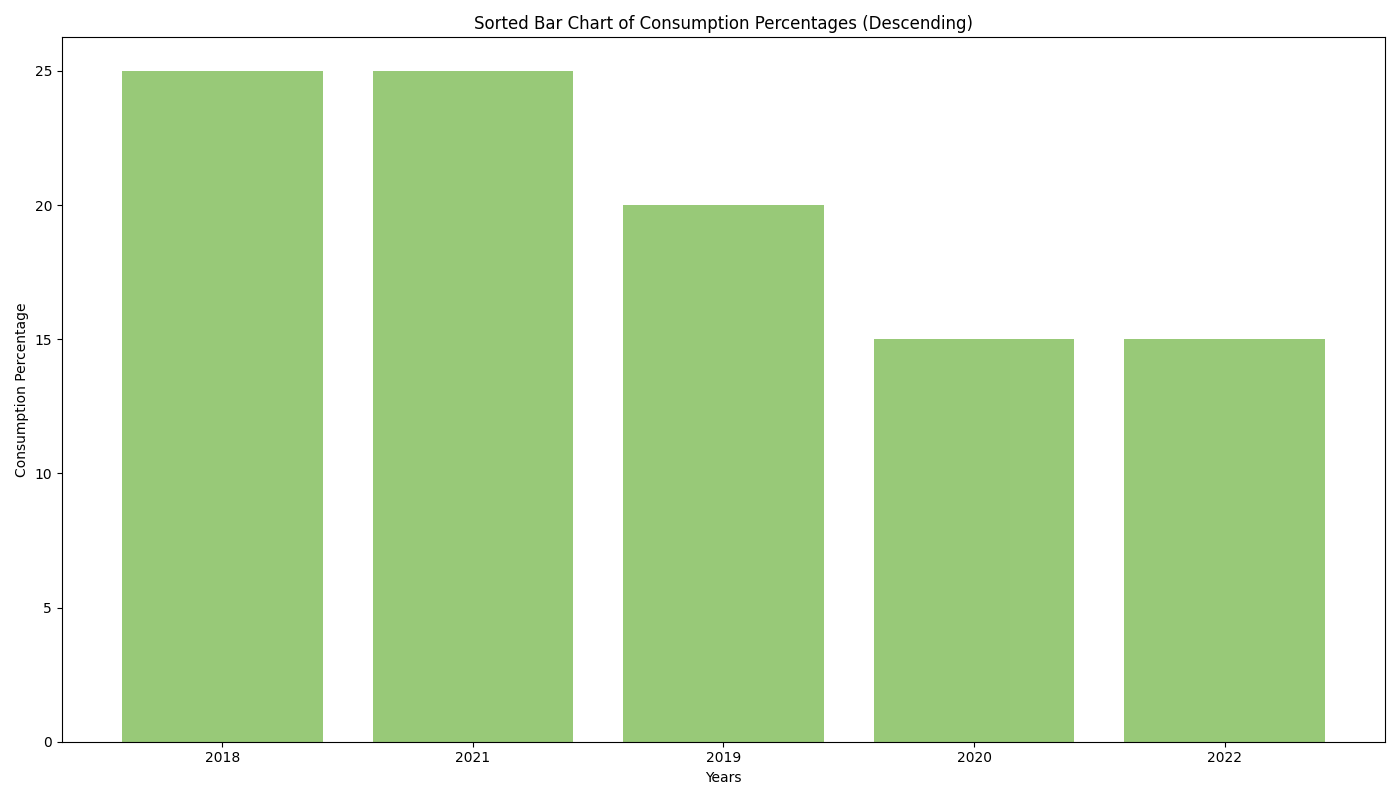

This figure's Python source:
import matplotlib.pyplot as plt
import numpy as np

# Original data
consumption_percentages = [25, 20, 15, 25, 15]
single_color = '#6db33f'
years = ['2018', '2019', '2020', '2021', '2022']

# Sorting the consumption percentages in descending order
sorted_indexes = sorted(range(len(consumption_percentages)), key=lambda k: consumption_percentages[k], reverse=True)
sorted_percentages = [consumption_percentages[i] for i in sorted_indexes]
sorted_years = [years[i] for i in sorted_indexes]

# Create the plot
fig, ax = plt.subplots(figsize=(14, 8))

# Plot sorted bar chart
ax.bar(sorted_years, sorted_percentages, color=single_color, alpha=0.7)

# Set labels and a title
ax.set_ylabel('Consumption Percentage')
ax.set_xlabel('Years')
ax.set_title('Sorted Bar Chart of Consumption Percentages (Descending)')

plt.tight_layout()
plt.show()
